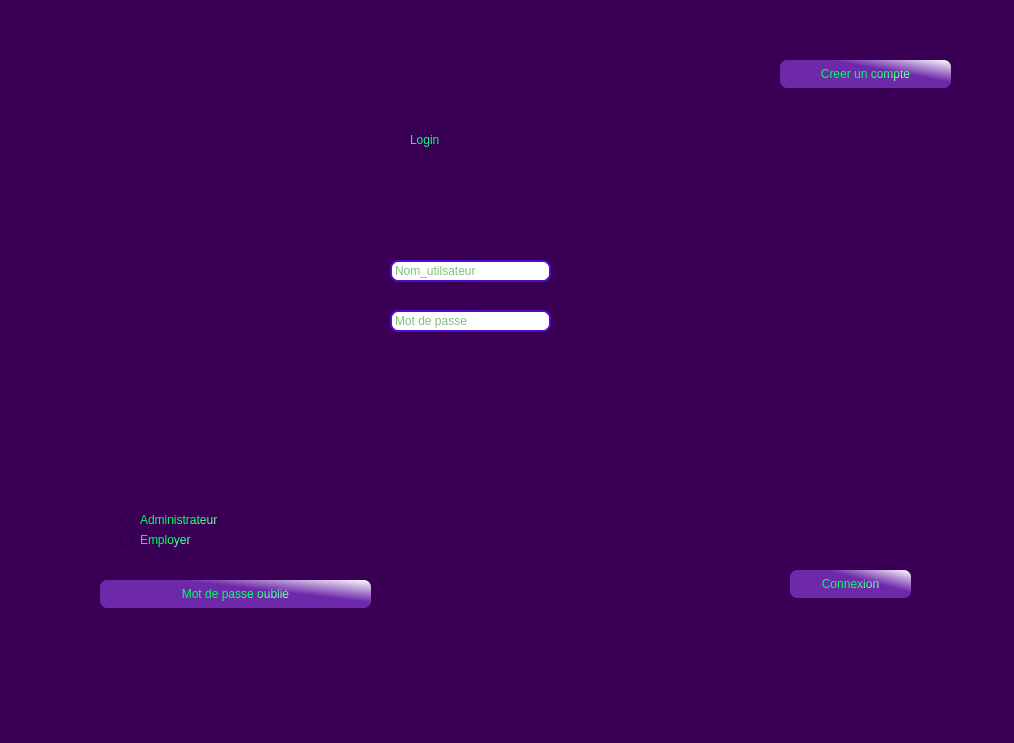
<?xml version="1.0" encoding="UTF-8"?>
<ui version="4.0">
 <class>MainWindow</class>
 <widget class="QMainWindow" name="MainWindow">
  <property name="geometry">
   <rect>
    <x>0</x>
    <y>0</y>
    <width>1014</width>
    <height>743</height>
   </rect>
  </property>
  <property name="windowTitle">
   <string>MainWindow</string>
  </property>
  <property name="styleSheet">
   <string notr="true">background-color: rgb(57, 0, 86);</string>
  </property>
  <widget class="QWidget" name="centralwidget">
   <widget class="QStackedWidget" name="stackedWidget">
    <property name="geometry">
     <rect>
      <x>60</x>
      <y>30</y>
      <width>891</width>
      <height>621</height>
     </rect>
    </property>
    <property name="currentIndex">
     <number>0</number>
    </property>
    <widget class="QWidget" name="stackedWidgetPage1">
     <widget class="QLineEdit" name="nom_utilateur">
      <property name="geometry">
       <rect>
        <x>330</x>
        <y>230</y>
        <width>161</width>
        <height>22</height>
       </rect>
      </property>
      <property name="toolTip">
       <string>&lt;html&gt;&lt;head/&gt;&lt;body&gt;&lt;p&gt;&lt;br/&gt;&lt;/p&gt;&lt;/body&gt;&lt;/html&gt;</string>
      </property>
      <property name="whatsThis">
       <string>&lt;html&gt;&lt;head/&gt;&lt;body&gt;&lt;p&gt;&lt;br/&gt;&lt;/p&gt;&lt;/body&gt;&lt;/html&gt;</string>
      </property>
      <property name="styleSheet">
       <string notr="true">QLineEdit {
	font: 8pt &quot;Times New Roman&quot;;
padding: 1px;
border-style: solid;
border: 2px solid rgb(85,10,205);
border-radius: 8px;
font-color:green;
   background-color:white;
color:green;
}

QLineEdit:focus
{
  border-color:rgb(200,50,10);
}</string>
      </property>
      <property name="inputMask">
       <string/>
      </property>
      <property name="text">
       <string/>
      </property>
      <property name="placeholderText">
       <string>Nom_utilsateur</string>
      </property>
     </widget>
     <widget class="QLineEdit" name="mot_de_passe">
      <property name="geometry">
       <rect>
        <x>330</x>
        <y>280</y>
        <width>161</width>
        <height>22</height>
       </rect>
      </property>
      <property name="styleSheet">
       <string notr="true">QLineEdit {
	font: 8pt &quot;Times New Roman&quot;;
padding: 1px;
border-style: solid;
border: 2px solid rgb(85,10,205);
border-radius: 8px;
font-color:green;
background-color:white;
color:green;
}

QLineEdit:focus
{
  border-color:rgb(200,50,10);
}</string>
      </property>
      <property name="text">
       <string/>
      </property>
      <property name="placeholderText">
       <string>Mot de passe</string>
      </property>
     </widget>
     <widget class="QLabel" name="label_3">
      <property name="geometry">
       <rect>
        <x>350</x>
        <y>100</y>
        <width>121</width>
        <height>20</height>
       </rect>
      </property>
      <property name="styleSheet">
       <string notr="true">QLabel
{
  font: 20pt &quot;Copperplate Gothic Bold&quot;;
  
	color: rgb(0, 255, 127);
}</string>
      </property>
      <property name="text">
       <string>Login</string>
      </property>
     </widget>
     <widget class="QPushButton" name="pushButton_2">
      <property name="geometry">
       <rect>
        <x>730</x>
        <y>540</y>
        <width>121</width>
        <height>28</height>
       </rect>
      </property>
      <property name="styleSheet">
       <string notr="true">QPushButton
 {
      border-style: groove;
      border-radius: 7;
      padding: 3px;

     color: qlineargradient(spread:pad, x1:0.439, y1:0.5, x2:1, y2:1, stop:0.134783 rgba(0, 255, 94, 255), stop:1 rgba(255, 255, 255, 255));

      background-color: qlineargradient(spread:pad, x1:0.565, y1:0.386364, x2:1, y2:0, stop:0.0869565 rgba(110, 40, 170, 255), stop:1 rgba(255, 255, 255, 255));
 
   font: 10pt &quot;Copperplate Gothic Bold&quot;; 
 }

QPushButton:focus

 {

  
    background-color: qlineargradient(spread:pad, x1:0, y1:0, x2:1, y2:1, stop:0.491304 rgba(255, 0, 0, 255), stop:1 rgba(255, 255, 255, 255));
 }

QPushButton:hover

 {
    background-color: qlineargradient(spread:pad, x1:0, y1:0, x2:1, y2:1, stop:0.491304 rgba(255, 0, 0, 255), stop:1 rgba(255, 255, 255, 255));

 }

</string>
      </property>
      <property name="text">
       <string>Connexion</string>
      </property>
     </widget>
     <widget class="QRadioButton" name="admin_login">
      <property name="geometry">
       <rect>
        <x>60</x>
        <y>480</y>
        <width>121</width>
        <height>20</height>
       </rect>
      </property>
      <property name="styleSheet">
       <string notr="true">QRadioButton
{
        color: qlineargradient(spread:pad, x1:0.439, y1:0.5, x2:1, y2:1, stop:0.134783 rgba(0, 255, 94, 255), stop:1 rgba(255, 255, 255, 255));

	font: 75 8pt &quot;Arial Narrow&quot;;
}</string>
      </property>
      <property name="text">
       <string>Administrateur</string>
      </property>
     </widget>
     <widget class="QPushButton" name="pushButton_3">
      <property name="geometry">
       <rect>
        <x>720</x>
        <y>30</y>
        <width>171</width>
        <height>28</height>
       </rect>
      </property>
      <property name="styleSheet">
       <string notr="true">QPushButton
 {
      border-style: groove;
      border-radius: 7;
      padding: 3px;

     color: qlineargradient(spread:pad, x1:0.439, y1:0.5, x2:1, y2:1, stop:0.134783 rgba(0, 255, 94, 255), stop:1 rgba(255, 255, 255, 255));

      background-color: qlineargradient(spread:pad, x1:0.565, y1:0.386364, x2:1, y2:0, stop:0.0869565 rgba(110, 40, 170, 255), stop:1 rgba(255, 255, 255, 255));
 
   font: 10pt &quot;Copperplate Gothic Bold&quot;; 
 }

QPushButton:focus

 {

  
    background-color: qlineargradient(spread:pad, x1:0, y1:0, x2:1, y2:1, stop:0.491304 rgba(255, 0, 0, 255), stop:1 rgba(255, 255, 255, 255));
 }

QPushButton:hover

 {
    background-color: qlineargradient(spread:pad, x1:0, y1:0, x2:1, y2:1, stop:0.491304 rgba(255, 0, 0, 255), stop:1 rgba(255, 255, 255, 255));

 }

</string>
      </property>
      <property name="text">
       <string>Creer un compte</string>
      </property>
     </widget>
     <widget class="QRadioButton" name="employe_login">
      <property name="geometry">
       <rect>
        <x>60</x>
        <y>500</y>
        <width>111</width>
        <height>20</height>
       </rect>
      </property>
      <property name="styleSheet">
       <string notr="true">QRadioButton
{
        color: qlineargradient(spread:pad, x1:0.439, y1:0.5, x2:1, y2:1, stop:0.134783 rgba(0, 255, 94, 255), stop:1 rgba(255, 255, 255, 255));

	font: 75 8pt &quot;Arial Narrow&quot;;
}</string>
      </property>
      <property name="text">
       <string>Employer</string>
      </property>
     </widget>
     <widget class="QPushButton" name="pushButton_6">
      <property name="geometry">
       <rect>
        <x>40</x>
        <y>550</y>
        <width>271</width>
        <height>28</height>
       </rect>
      </property>
      <property name="styleSheet">
       <string notr="true">QPushButton
 {
      border-style: groove;
      border-radius: 7;
      padding: 3px;

     color: qlineargradient(spread:pad, x1:0.439, y1:0.5, x2:1, y2:1, stop:0.134783 rgba(0, 255, 94, 255), stop:1 rgba(255, 255, 255, 255));

      background-color: qlineargradient(spread:pad, x1:0.565, y1:0.386364, x2:1, y2:0, stop:0.0869565 rgba(110, 40, 170, 255), stop:1 rgba(255, 255, 255, 255));
 
   font: 10pt &quot;Copperplate Gothic Bold&quot;; 
 }

QPushButton:focus

 {

  
    background-color: qlineargradient(spread:pad, x1:0, y1:0, x2:1, y2:1, stop:0.491304 rgba(255, 0, 0, 255), stop:1 rgba(255, 255, 255, 255));
 }

QPushButton:hover

 {
    background-color: qlineargradient(spread:pad, x1:0, y1:0, x2:1, y2:1, stop:0.491304 rgba(255, 0, 0, 255), stop:1 rgba(255, 255, 255, 255));

 }

</string>
      </property>
      <property name="text">
       <string>Mot de passe oublié</string>
      </property>
     </widget>
    </widget>
    <widget class="QWidget" name="page">
     <widget class="QLineEdit" name="nom_utilateur_2">
      <property name="geometry">
       <rect>
        <x>300</x>
        <y>150</y>
        <width>161</width>
        <height>22</height>
       </rect>
      </property>
      <property name="toolTip">
       <string>&lt;html&gt;&lt;head/&gt;&lt;body&gt;&lt;p&gt;&lt;br/&gt;&lt;/p&gt;&lt;/body&gt;&lt;/html&gt;</string>
      </property>
      <property name="whatsThis">
       <string>&lt;html&gt;&lt;head/&gt;&lt;body&gt;&lt;p&gt;&lt;br/&gt;&lt;/p&gt;&lt;/body&gt;&lt;/html&gt;</string>
      </property>
      <property name="styleSheet">
       <string notr="true">QLineEdit {
	font: 8pt &quot;Times New Roman&quot;;
padding: 1px;
border-style: solid;
border: 2px solid rgb(85,10,205);
border-radius: 8px;
font-color:green;
 background-color:white;
color:green;
}

QLineEdit:focus
{
  border-color:rgb(200,50,10);
}</string>
      </property>
      <property name="inputMask">
       <string/>
      </property>
      <property name="text">
       <string/>
      </property>
      <property name="placeholderText">
       <string>Nom_utilsateur</string>
      </property>
     </widget>
     <widget class="QLineEdit" name="mot_de_passe_2">
      <property name="geometry">
       <rect>
        <x>300</x>
        <y>190</y>
        <width>161</width>
        <height>22</height>
       </rect>
      </property>
      <property name="styleSheet">
       <string notr="true">QLineEdit {
	font: 8pt &quot;Times New Roman&quot;;
padding: 1px;
border-style: solid;
border: 2px solid rgb(85,10,205);
border-radius: 8px;
font-color:green;
 background-color:white;
color:green;
}

QLineEdit:focus
{
  border-color:rgb(200,50,10);
}</string>
      </property>
      <property name="text">
       <string/>
      </property>
      <property name="placeholderText">
       <string>Mot de passe</string>
      </property>
     </widget>
     <widget class="QLineEdit" name="mot_de_passe_confirm">
      <property name="geometry">
       <rect>
        <x>300</x>
        <y>230</y>
        <width>161</width>
        <height>22</height>
       </rect>
      </property>
      <property name="styleSheet">
       <string notr="true">QLineEdit {
	font: 8pt &quot;Times New Roman&quot;;
padding: 1px;
border-style: solid;
border: 2px solid rgb(85,10,205);
border-radius: 8px;
font-color:green;
 background-color:white;
color:green;
}

QLineEdit:focus
{
  border-color:rgb(200,50,10);
}</string>
      </property>
      <property name="text">
       <string/>
      </property>
      <property name="placeholderText">
       <string>Confirmer Mot de passe</string>
      </property>
     </widget>
     <widget class="QPushButton" name="pushButton_4">
      <property name="geometry">
       <rect>
        <x>500</x>
        <y>370</y>
        <width>93</width>
        <height>28</height>
       </rect>
      </property>
      <property name="styleSheet">
       <string notr="true">QPushButton
 {
      border-style: groove;
      border-radius: 7;
      padding: 3px;

     color: qlineargradient(spread:pad, x1:0.439, y1:0.5, x2:1, y2:1, stop:0.134783 rgba(0, 255, 94, 255), stop:1 rgba(255, 255, 255, 255));

      background-color: qlineargradient(spread:pad, x1:0.565, y1:0.386364, x2:1, y2:0, stop:0.0869565 rgba(110, 40, 170, 255), stop:1 rgba(255, 255, 255, 255));
 
   font: 10pt &quot;Copperplate Gothic Bold&quot;; 
 }

QPushButton:focus

 {

  
    background-color: qlineargradient(spread:pad, x1:0, y1:0, x2:1, y2:1, stop:0.491304 rgba(255, 0, 0, 255), stop:1 rgba(255, 255, 255, 255));
 }

QPushButton:hover

 {
    background-color: qlineargradient(spread:pad, x1:0, y1:0, x2:1, y2:1, stop:0.491304 rgba(255, 0, 0, 255), stop:1 rgba(255, 255, 255, 255));

 }

</string>
      </property>
      <property name="text">
       <string>Creer</string>
      </property>
     </widget>
     <widget class="QPushButton" name="pushButton_5">
      <property name="geometry">
       <rect>
        <x>220</x>
        <y>370</y>
        <width>93</width>
        <height>28</height>
       </rect>
      </property>
      <property name="styleSheet">
       <string notr="true">QPushButton
 {
      border-style: groove;
      border-radius: 7;
      padding: 3px;

     color: qlineargradient(spread:pad, x1:0.439, y1:0.5, x2:1, y2:1, stop:0.134783 rgba(0, 255, 94, 255), stop:1 rgba(255, 255, 255, 255));

      background-color: qlineargradient(spread:pad, x1:0.565, y1:0.386364, x2:1, y2:0, stop:0.0869565 rgba(110, 40, 170, 255), stop:1 rgba(255, 255, 255, 255));
 
   font: 10pt &quot;Copperplate Gothic Bold&quot;; 
 }

QPushButton:focus

 {

  
    background-color: qlineargradient(spread:pad, x1:0, y1:0, x2:1, y2:1, stop:0.491304 rgba(255, 0, 0, 255), stop:1 rgba(255, 255, 255, 255));
 }

QPushButton:hover

 {
    background-color: qlineargradient(spread:pad, x1:0, y1:0, x2:1, y2:1, stop:0.491304 rgba(255, 0, 0, 255), stop:1 rgba(255, 255, 255, 255));

 }

</string>
      </property>
      <property name="text">
       <string>Retour</string>
      </property>
     </widget>
     <widget class="QLineEdit" name="lineEdit_cin">
      <property name="geometry">
       <rect>
        <x>300</x>
        <y>270</y>
        <width>161</width>
        <height>22</height>
       </rect>
      </property>
      <property name="styleSheet">
       <string notr="true">QLineEdit {
	font: 8pt &quot;Times New Roman&quot;;
padding: 1px;
border-style: solid;
border: 2px solid rgb(85,10,205);
border-radius: 8px;
font-color:green;
 background-color:white;
color:green;
}

QLineEdit:focus
{
  border-color:rgb(200,50,10);
}</string>
      </property>
      <property name="placeholderText">
       <string>CIN_EMPLOYE</string>
      </property>
     </widget>
    </widget>
    <widget class="QWidget" name="page_2">
     <widget class="QLineEdit" name="e_mail_2">
      <property name="geometry">
       <rect>
        <x>270</x>
        <y>310</y>
        <width>281</width>
        <height>22</height>
       </rect>
      </property>
      <property name="styleSheet">
       <string notr="true">QLineEdit {
	font: 8pt &quot;Times New Roman&quot;;
padding: 1px;
border-style: solid;
border: 2px solid rgb(85,10,205);
border-radius: 8px;
font-color:green;
 background-color:white;
color:green;
}

QLineEdit:focus
{
  border-color:rgb(200,50,10);
}</string>
      </property>
      <property name="placeholderText">
       <string>Mail</string>
      </property>
     </widget>
     <widget class="QLineEdit" name="nom_utilateur_3">
      <property name="geometry">
       <rect>
        <x>270</x>
        <y>280</y>
        <width>161</width>
        <height>22</height>
       </rect>
      </property>
      <property name="toolTip">
       <string>&lt;html&gt;&lt;head/&gt;&lt;body&gt;&lt;p&gt;&lt;br/&gt;&lt;/p&gt;&lt;/body&gt;&lt;/html&gt;</string>
      </property>
      <property name="whatsThis">
       <string>&lt;html&gt;&lt;head/&gt;&lt;body&gt;&lt;p&gt;&lt;br/&gt;&lt;/p&gt;&lt;/body&gt;&lt;/html&gt;</string>
      </property>
      <property name="styleSheet">
       <string notr="true">QLineEdit {
	font: 8pt &quot;Times New Roman&quot;;
padding: 1px;
border-style: solid;
border: 2px solid rgb(85,10,205);
border-radius: 8px;
font-color:green;
   background-color:white;
color:green;
}

QLineEdit:focus
{
  border-color:rgb(200,50,10);
}</string>
      </property>
      <property name="inputMask">
       <string/>
      </property>
      <property name="text">
       <string/>
      </property>
      <property name="placeholderText">
       <string>Nom_utilsateur</string>
      </property>
     </widget>
     <widget class="QPushButton" name="pushButton">
      <property name="geometry">
       <rect>
        <x>600</x>
        <y>380</y>
        <width>93</width>
        <height>28</height>
       </rect>
      </property>
      <property name="styleSheet">
       <string notr="true">QPushButton
 {
      border-style: groove;
      border-radius: 7;
      padding: 3px;

     color: qlineargradient(spread:pad, x1:0.439, y1:0.5, x2:1, y2:1, stop:0.134783 rgba(0, 255, 94, 255), stop:1 rgba(255, 255, 255, 255));

      background-color: qlineargradient(spread:pad, x1:0.565, y1:0.386364, x2:1, y2:0, stop:0.0869565 rgba(110, 40, 170, 255), stop:1 rgba(255, 255, 255, 255));
 
   font: 10pt &quot;Copperplate Gothic Bold&quot;; 
 }

QPushButton:focus

 {

  
    background-color: qlineargradient(spread:pad, x1:0, y1:0, x2:1, y2:1, stop:0.491304 rgba(255, 0, 0, 255), stop:1 rgba(255, 255, 255, 255));
 }

QPushButton:hover

 {
    background-color: qlineargradient(spread:pad, x1:0, y1:0, x2:1, y2:1, stop:0.491304 rgba(255, 0, 0, 255), stop:1 rgba(255, 255, 255, 255));

 }

</string>
      </property>
      <property name="text">
       <string>ok</string>
      </property>
     </widget>
     <widget class="QPushButton" name="pushButton_8">
      <property name="geometry">
       <rect>
        <x>240</x>
        <y>380</y>
        <width>93</width>
        <height>28</height>
       </rect>
      </property>
      <property name="styleSheet">
       <string notr="true">QPushButton
 {
      border-style: groove;
      border-radius: 7;
      padding: 3px;

     color: qlineargradient(spread:pad, x1:0.439, y1:0.5, x2:1, y2:1, stop:0.134783 rgba(0, 255, 94, 255), stop:1 rgba(255, 255, 255, 255));

      background-color: qlineargradient(spread:pad, x1:0.565, y1:0.386364, x2:1, y2:0, stop:0.0869565 rgba(110, 40, 170, 255), stop:1 rgba(255, 255, 255, 255));
 
   font: 10pt &quot;Copperplate Gothic Bold&quot;; 
 }

QPushButton:focus

 {

  
    background-color: qlineargradient(spread:pad, x1:0, y1:0, x2:1, y2:1, stop:0.491304 rgba(255, 0, 0, 255), stop:1 rgba(255, 255, 255, 255));
 }

QPushButton:hover

 {
    background-color: qlineargradient(spread:pad, x1:0, y1:0, x2:1, y2:1, stop:0.491304 rgba(255, 0, 0, 255), stop:1 rgba(255, 255, 255, 255));

 }

</string>
      </property>
      <property name="text">
       <string>Retour</string>
      </property>
     </widget>
    </widget>
   </widget>
  </widget>
  <widget class="QMenuBar" name="menubar">
   <property name="geometry">
    <rect>
     <x>0</x>
     <y>0</y>
     <width>1014</width>
     <height>26</height>
    </rect>
   </property>
  </widget>
  <widget class="QStatusBar" name="statusbar"/>
 </widget>
 <resources/>
 <connections/>
</ui>
